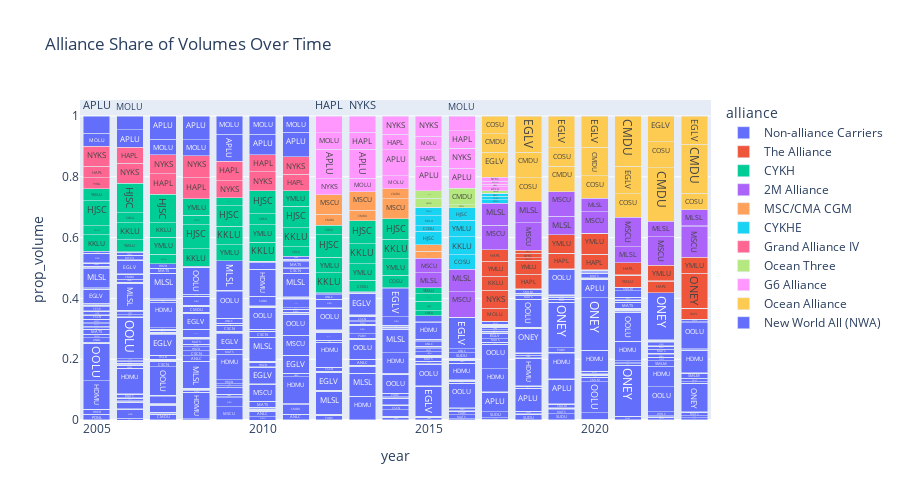

This figure's notebook cell:
### Code cell
df = (
    exports_lf
    #group by alliance, scac, and year
    .group_by('alliance', 'unified_carrier_scac', 'year')
    .agg(pl.col('teus').sum())
    #get proportion 
    .with_columns((pl.col('teus')/pl.col('teus').sum().over('year')).alias('prop_volume'))
    .collect()
)

#plot
fig = px.bar(
    df, x='year', y='prop_volume',
    color='alliance',
    text='unified_carrier_scac', 
    barmode='stack',  
    title='Alliance Share of Volumes Over Time',
    width=900,
    height=500
    )

fig.show()

### Figure 1 — Plotly figure (JSON) as saved in the notebook; plotly's stock layout.template omitted (floating-point values rounded to 4 significant figures; data arrays with more than 128 entries replaced by an {"elided": "..."} marker saying what was removed)
{"data": [{"alignmentgroup": "True", "hovertemplate": "alliance=Non-alliance Carriers<br>year=%{x}<br>prop_volume=%{y}<br>unified_carrier_scac=%{text}<extra></extra>", "legendgroup": "Non-alliance Carriers", "marker": {"color": "#636efa", "pattern": {"shape": ""}}, "name": "Non-alliance Carriers", "offsetgroup": "Non-alliance Carriers", "orientation": "v", "showlegend": true, "text": {"elided": "3252 str values"}, "textposition": "auto", "type": "bar", "x": {"elided": "3252 int values"}, "xaxis": "x", "y": {"elided": "3252 float values"}, "yaxis": "y"}, {"alignmentgroup": "True", "hovertemplate": "alliance=The Alliance<br>year=%{x}<br>prop_volume=%{y}<br>unified_carrier_scac=%{text}<extra></extra>", "legendgroup": "The Alliance", "marker": {"color": "#EF553B", "pattern": {"shape": ""}}, "name": "The Alliance", "offsetgroup": "The Alliance", "orientation": "v", "showlegend": true, "text": ["HAPL", "YMLU", "MOLU", "HAPL", "KKLU", "HAPL", "KKLU", "NYKS", "YMLU", "NYKS", "NYKS", "MOLU", "HAPL", "YMLU", "NYKS", "KKLU", "MOLU", "NYKS", "MOLU", "KKLU", "ONEY", "NYKS", "KKLU", "HAPL", "YMLU", "KKLU", "MOLU", "KKLU", "YMLU", "HAPL", "NYKS", "HAPL", "YMLU", "MOLU", "MOLU", "YMLU"], "textposition": "auto", "type": "bar", "x": [2020, 2021, 2021, 2019, 2019, 2023, 2020, 2019, 2020, 2022, 2023, 2017, 2018, 2018, 2017, 2022, 2023, 2021, 2018, 2023, 2023, 2018, 2017, 2022, 2019, 2018, 2020, 2021, 2017, 2021, 2020, 2017, 2023, 2019, 2022, 2022], "xaxis": "x", "y": [0.05221, 0.03801, 0.001594, 0.04974, 0.0001009, 0.03575, 5.051e-05, 0.0002596, 0.06861, 0.000215, 6.633e-05, 0.04236, 0.04829, 0.04579, 0.0598, 2.402e-05, 0.0006864, 0.0002695, 0.008418, 8.652e-06, 0.115, 0.01437, 0.04599, 0.03685, 0.06142, 0.01063, 3.559e-05, 2.065e-05, 0.04883, 0.0407, 0.0002261, 0.03684, 0.05313, 3.911e-05, 0.001344, 0.05205], "yaxis": "y"}, {"alignmentgroup": "True", "hovertemplate": "alliance=CYKH<br>year=%{x}<br>prop_volume=%{y}<br>unified_carrier_scac=%{text}<extra></extra>", "legendgroup": "CYKH", "marker": {"color": "#00cc96", "pattern": {"shape": ""}}, "name": "CYKH", "offsetgroup": "CYKH", "orientation": "v", "showlegend": true, "text": ["YMLU", "COSU", "YMLU", "COSU", "KKLU", "COSU", "KKLU", "KKLU", "COSU", "YMLU", "YMLU", "YMLU", "KKLU", "KKLU", "COSU", "YMLU", "KKLU", "COSU", "COSU", "HJSC", "HJSC", "KKLU", "KKLU", "HJSC", "HJSC", "KKLU", "YMLU", "HJSC", "COSU", "KKLU", "COSU", "HJSC", "HJSC", "YMLU", "KKLU", "HJSC", "HJSC", "YMLU", "COSU", "COSU", "YMLU", "HJSC", "HJSC", "YMLU"], "textposition": "auto", "type": "bar", "x": [2006, 2014, 2014, 2013, 2006, 2011, 2012, 2010, 2015, 2012, 2009, 2013, 2011, 2005, 2007, 2010, 2009, 2005, 2010, 2005, 2015, 2013, 2015, 2013, 2009, 2014, 2007, 2011, 2006, 2007, 2009, 2012, 2010, 2015, 2008, 2007, 2008, 2011, 2012, 2008, 2008, 2006, 2014, 2005], "xaxis": "x", "y": [0.03956, 0.04187, 0.05402, 0.0386, 0.05551, 0.03242, 0.06589, 0.06298, 0.01585, 0.05141, 0.05143, 0.05414, 0.06136, 0.05368, 0.03088, 0.05784, 0.06183, 0.03032, 0.03501, 0.08267, 0.03135, 0.06606, 0.02455, 0.07459, 0.06766, 0.0637, 0.05545, 0.07162, 0.03331, 0.04773, 0.02564, 0.07363, 0.07655, 0.01929, 0.05741, 0.09478, 0.07982, 0.05014, 0.03229, 0.03095, 0.05451, 0.09744, 0.06733, 0.03926], "yaxis": "y"}, {"alignmentgroup": "True", "hovertemplate": "alliance=2M Alliance<br>year=%{x}<br>prop_volume=%{y}<br>unified_carrier_scac=%{text}<extra></extra>", "legendgroup": "2M Alliance", "marker": {"color": "#ab63fa", "pattern": {"shape": ""}}, "name": "2M Alliance", "offsetgroup": "2M Alliance", "orientation": "v", "showlegend": true, "text": ["MSCU", "MSCU", "MSCU", "SUDU", "MSCU", "MSCU", "MLSL", "MLSL", "MLSL", "MLSL", "MSCU", "MSCU", "MLSL", "MLSL", "MLSL", "MSCU", "MLSL", "MSCU", "MLSL"], "textposition": "auto", "type": "bar", "x": [2023, 2018, 2020, 2023, 2022, 2017, 2015, 2021, 2019, 2020, 2015, 2016, 2023, 2018, 2016, 2021, 2022, 2019, 2017], "xaxis": "x", "y": [0.1004, 0.08901, 0.06961, 0.002843, 0.09341, 0.08057, 0.05048, 0.05206, 0.06061, 0.04577, 0.04667, 0.08331, 0.05176, 0.07209, 0.0738, 0.09669, 0.05096, 0.08026, 0.07332], "yaxis": "y"}, {"alignmentgroup": "True", "hovertemplate": "alliance=MSC/CMA CGM<br>year=%{x}<br>prop_volume=%{y}<br>unified_carrier_scac=%{text}<extra></extra>", "legendgroup": "MSC/CMA CGM", "marker": {"color": "#FFA15A", "pattern": {"shape": ""}}, "name": "MSC/CMA CGM", "offsetgroup": "MSC/CMA CGM", "orientation": "v", "showlegend": true, "text": ["CMDU", "MSCU", "MSCU", "CMDU", "CMDU", "MSCU", "MSCU", "CMDU"], "textposition": "auto", "type": "bar", "x": [2012, 2014, 2015, 2013, 2014, 2012, 2013, 2015], "xaxis": "x", "y": [0.03557, 0.06586, 0.0235, 0.03467, 0.0338, 0.06457, 0.06122, 0.02153], "yaxis": "y"}, {"alignmentgroup": "True", "hovertemplate": "alliance=CYKHE<br>year=%{x}<br>prop_volume=%{y}<br>unified_carrier_scac=%{text}<extra></extra>", "legendgroup": "CYKHE", "marker": {"color": "#19d3f3", "pattern": {"shape": ""}}, "name": "CYKHE", "offsetgroup": "CYKHE", "orientation": "v", "showlegend": true, "text": ["HJSC", "COSU", "COSU", "KKLU", "KKLU", "YMLU", "YMLU", "YMLU", "COSU", "KKLU", "HJSC"], "textposition": "auto", "type": "bar", "x": [2015, 2015, 2016, 2016, 2015, 2016, 2017, 2015, 2017, 2017, 2016], "xaxis": "x", "y": [0.04345, 0.01918, 0.04836, 0.05863, 0.03337, 0.05505, 0.01066, 0.02725, 0.01159, 0.009877, 0.04084], "yaxis": "y"}, {"alignmentgroup": "True", "hovertemplate": "alliance=Grand Alliance IV<br>year=%{x}<br>prop_volume=%{y}<br>unified_carrier_scac=%{text}<extra></extra>", "legendgroup": "Grand Alliance IV", "marker": {"color": "#FF6692", "pattern": {"shape": ""}}, "name": "Grand Alliance IV", "offsetgroup": "Grand Alliance IV", "orientation": "v", "showlegend": true, "text": ["NYKS", "HAPL", "NYKS", "HAPL", "HAPL", "NYKS", "HAPL", "NYKS", "PONL", "HAPL", "NYKS", "HAPL", "NYKS", "HAPL", "NYKS"], "textposition": "auto", "type": "bar", "x": [2010, 2007, 2006, 2006, 2008, 2008, 2011, 2009, 2005, 2009, 2007, 2005, 2005, 2010, 2011], "xaxis": "x", "y": [0.06178, 0.06584, 0.06579, 0.052, 0.068, 0.07359, 0.05439, 0.05521, 0.03508, 0.06467, 0.06301, 0.03903, 0.06486, 0.05655, 0.0584], "yaxis": "y"}, {"alignmentgroup": "True", "hovertemplate": "alliance=Ocean Three<br>year=%{x}<br>prop_volume=%{y}<br>unified_carrier_scac=%{text}<extra></extra>", "legendgroup": "Ocean Three", "marker": {"color": "#B6E880", "pattern": {"shape": ""}}, "name": "Ocean Three", "offsetgroup": "Ocean Three", "orientation": "v", "showlegend": true, "text": ["UASC", "UASC", "CSCN", "CSCN", "UASC", "CMDU", "CMDU", "CMDU", "CSCN"], "textposition": "auto", "type": "bar", "x": [2015, 2017, 2016, 2017, 2016, 2015, 2016, 2017, 2015], "xaxis": "x", "y": [3.47e-05, 0.00109, 0.008978, 5.578e-06, 0.0004419, 0.02891, 0.05385, 0.008557, 0.02576], "yaxis": "y"}, {"alignmentgroup": "True", "hovertemplate": "alliance=G6 Alliance<br>year=%{x}<br>prop_volume=%{y}<br>unified_carrier_scac=%{text}<extra></extra>", "legendgroup": "G6 Alliance", "marker": {"color": "#FF97FF", "pattern": {"shape": ""}}, "name": "G6 Alliance", "offsetgroup": "G6 Alliance", "orientation": "v", "showlegend": true, "text": ["NYKS", "MOLU", "APLU", "MOLU", "APLU", "APLU", "APLU", "NYKS", "APLU", "MOLU", "HAPL", "HAPL", "HAPL", "APLU", "NYKS", "HAPL", "NYKS", "HAPL", "HMMU", "MOLU", "HAPL", "MOLU", "NYKS", "NYKS", "MOLU"], "textposition": "auto", "type": "bar", "x": [2012, 2014, 2012, 2012, 2017, 2016, 2014, 2016, 2015, 2013, 2017, 2014, 2015, 2013, 2014, 2013, 2013, 2012, 2016, 2015, 2016, 2017, 2015, 2017, 2016], "xaxis": "x", "y": [0.05261, 0.04211, 0.09728, 0.05322, 0.01195, 0.06613, 0.08557, 0.06661, 0.08027, 0.04551, 0.009429, 0.05127, 0.05385, 0.09475, 0.05985, 0.05591, 0.05329, 0.05535, 4.482e-05, 0.04422, 0.05637, 0.009123, 0.06701, 0.01304, 0.04908], "yaxis": "y"}, {"alignmentgroup": "True", "hovertemplate": "alliance=Ocean Alliance<br>year=%{x}<br>prop_volume=%{y}<br>unified_carrier_scac=%{text}<extra></extra>", "legendgroup": "Ocean Alliance", "marker": {"color": "#FECB52", "pattern": {"shape": ""}}, "name": "Ocean Alliance", "offsetgroup": "Ocean Alliance", "orientation": "v", "showlegend": true, "text": ["COSU", "EGLV", "CMDU", "CMDU", "CMDU", "EGLV", "COSU", "CMDU", "COSU", "COSU", "COSU", "COSU", "CMDU", "CMDU", "EGLV", "COSU", "EGLV", "EGLV", "CMDU", "EGLV", "EGLV"], "textposition": "auto", "type": "bar", "x": [2021, 2021, 2019, 2021, 2022, 2017, 2020, 2017, 2022, 2023, 2018, 2017, 2018, 2023, 2018, 2019, 2019, 2023, 2020, 2022, 2020], "xaxis": "x", "y": [0.07819, 0.08911, 0.08331, 0.166, 0.1752, 0.08199, 0.07289, 0.06099, 0.08594, 0.05477, 0.07617, 0.05855, 0.08357, 0.1615, 0.12, 0.06165, 0.1043, 0.09291, 0.09427, 0.08495, 0.1026], "yaxis": "y"}, {"alignmentgroup": "True", "hovertemplate": "alliance=New World All (NWA)<br>year=%{x}<br>prop_volume=%{y}<br>unified_carrier_scac=%{text}<extra></extra>", "legendgroup": "New World All (NWA)", "marker": {"color": "#636efa", "pattern": {"shape": ""}}, "name": "New World All (NWA)", "offsetgroup": "New World All (NWA)", "orientation": "v", "showlegend": true, "text": ["MOLU", "MOLU", "MOLU", "APLU", "APLU", "APLU", "MOLU", "APLU", "APLU", "APLU", "MOLU", "APLU", "MOLU", "MOLU"], "textposition": "auto", "type": "bar", "x": [2008, 2005, 2007, 2007, 2011, 2009, 2011, 2010, 2005, 2006, 2006, 2008, 2009, 2010], "xaxis": "x", "y": [0.05123, 0.04326, 0.05063, 0.07711, 0.08082, 0.08869, 0.05275, 0.06778, 0.05664, 0.05703, 0.04596, 0.07881, 0.06026, 0.05931], "yaxis": "y"}], "layout": {"barmode": "stack", "height": 500, "legend": {"title": {"text": "alliance"}, "tracegroupgap": 0}, "title": {"text": "Alliance Share of Volumes Over Time"}, "width": 900, "xaxis": {"anchor": "y", "domain": [0, 1], "title": {"text": "year"}}, "yaxis": {"anchor": "x", "domain": [0, 1], "title": {"text": "prop_volume"}}}}
